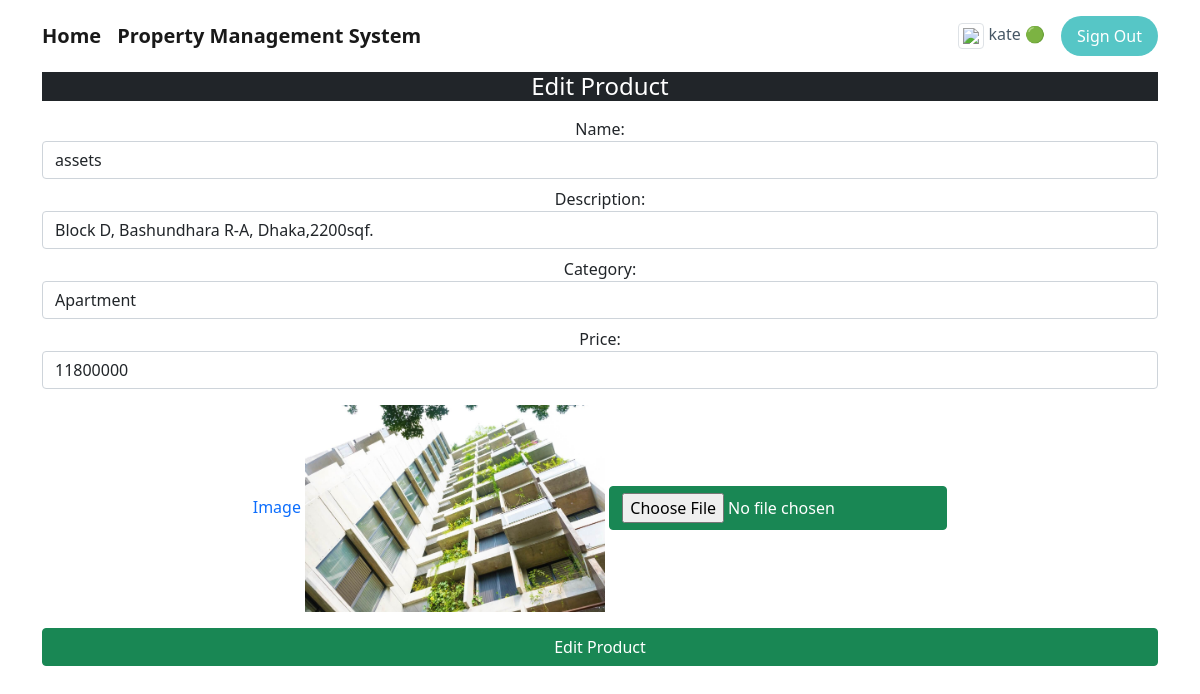
The app's page /PropertyOwner/view/editProduct.php?id=1 (signed in) with its own data.
### tables this page shows
CREATE TABLE `product` (
  `P_ID` int(11) NOT NULL,
  `P_Name` text NOT NULL,
  `P_Desc` text NOT NULL,
  `P_Cate` text NOT NULL,
  `P_Price` int(11) NOT NULL,
  `P_image` text NOT NULL
);

### PropertyOwner/controller/product.php (called while the page is built, shortened)
<?php
  function fetchProduct($id)
  {
      $conn = getConnection();
      $sql = "SELECT * FROM `product` WHERE `P_ID`='{$id}'";
      $result = mysqli_query($conn, $sql);
      $row = mysqli_fetch_assoc($result);
      return $row;
    }
  ?>

### PropertyOwner/View/editProduct.php (the view, shortened to what this page needs)
<?php
require_once('header.php');
require_once('../controller/product.php');
$product = fetchProduct($_GET['id']);
require_once('sessionheader.php');
?>
 <div class="container" style="text-align: center;">
        <form method="post" action="../controller/editProductCheck.php" enctype="multipart/form-data">
            <div class="mb-3">
                <h4 class="text-center bg-dark text-white">Edit Product</h4>
            </div>
            <div class="mb-2" > <span class="text-dark">Name: </span><input class="form-control" type="text" value="<?php echo $product['P_Name'];?>" name="productName"></div>
            <div class="mb-2"><span class="text-dark">Description:</span><input class="form-control" type="text" value="<?php echo $product['P_Desc'];?>" name="description"></div>
            <div class="mb-2"><span class="text-dark">Category:</span><input class="form-control" type="text" value="<?php echo $product['P_Cate'];?>" name="category"></div>
            <div class="mb-3"><span class="text-dark">Price:</span><input class="form-control" type="text" value="<?php echo $product['P_Price'];?>" name="price"></div>
            <div class="mb-3">
                <span>Image </span>
                <img src="<?php echo $product['P_image'];?>" id="previewImg" width="300px">
                <input class="btn btn-success" type="file" name="file" id="file" onchange="document.getElementById('previewImg').src = window.URL.createObjectURL(this.files[0])">
            </div>
            <div class="mb-1">
            <button class="btn btn-success d-block w-100" type="submit" value="<?php echo $_GET['id'];?>" name="submit">Edit Product</button></div>
        </form>
 </div>

### records on screen
product: productName "assets", description "Block D, Bashundhara R-A, Dhaka,2200sqf.", category "Apartment", price "11800000", P_image (picture)

### other values on screen
$user['name'] "kate"
